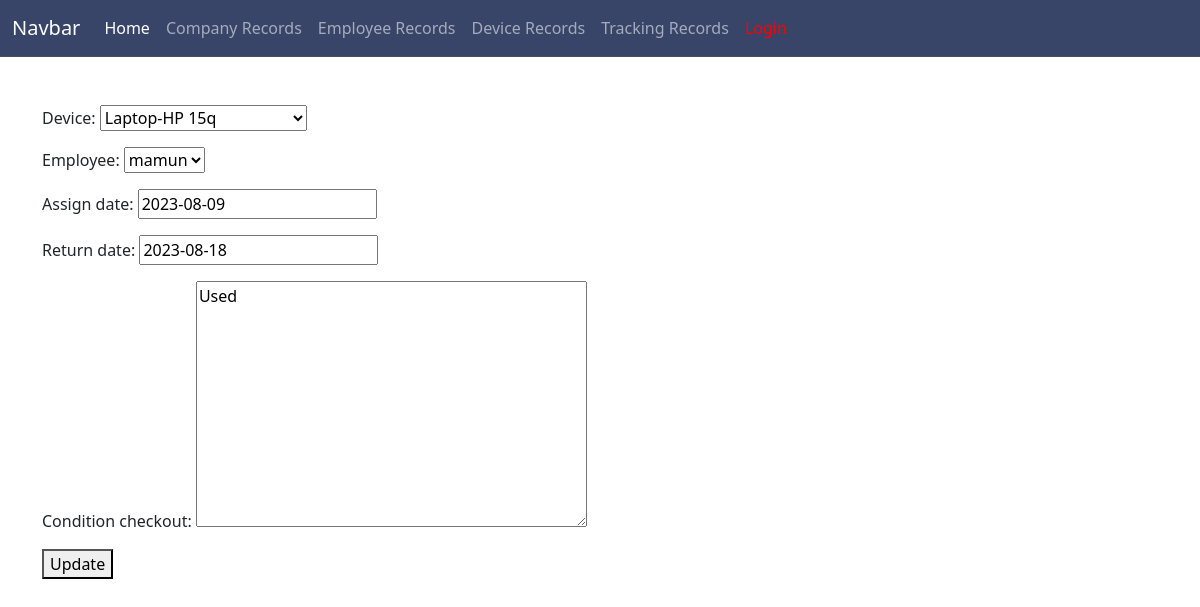
/Myapp/update/1/, run on the app's committed database.
### Assets_tracker/models.py (models this page shows, shortened)
class Tracking(models.Model):
    device = models.ForeignKey(Device,on_delete=models.CASCADE, related_name='assigned_tracking_records')
    employee = models.ForeignKey(Employee,on_delete=models.CASCADE, related_name='received_tracking_records')
    assign_date = models.DateField(default=now)
    return_date = models.DateField(null=True,blank=True)
    condition_checkout = models.TextField(null=True,blank=True)

### Assets_tracker/views.py (the view)
# urls.py: path('update/<int:id>/',update_view,name='update_view'),
def update_view(request, id):
    obj = get_object_or_404(Tracking, id = id)
    form = TrackingForm(request.POST or None, instance = obj)
    if form.is_valid():
        form.save()
        return HttpResponseRedirect("/Myapp")
    context ={"form":form}
    return render(request, "Assets_tracker/updateview.html", context)

### Assets_tracker/forms.py
class TrackingForm(forms.ModelForm):
    class Meta:
        model = Tracking
        fields = '__all__'

### Assets_tracker/models.py (called while the page is built)
    def __str__(self):
        return self.e_name

    def __str__(self):
        return f"{self.type}-{self.serial_number}"

### templates/Assets_tracker/updateview.html (shortened to what this page needs)
{% include 'common_code/header.html' %}
{% block content %}
<div class="container">
    <div class="col-md-6">
        <form action="" method="post">
            {{form.as_p}}
            <button type="submit">Update</button>
        </form>
    </div>
</div>
{% endblock content %}

### data on the page
Tracking: device "Laptop-HP 15q", employee "mamun", assign_date "2023-08-09", return_date "2023-08-18", condition_checkout "Used"
